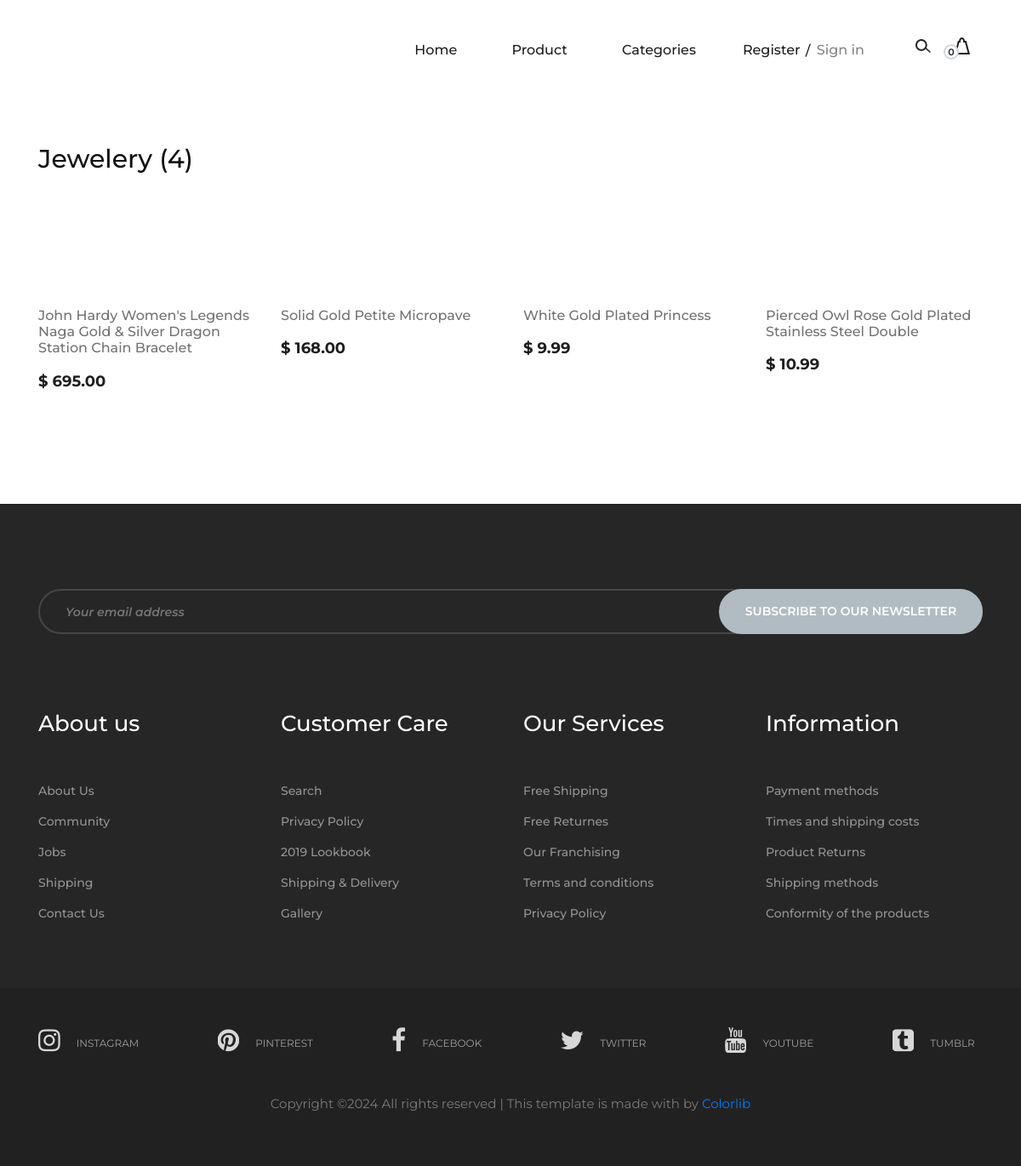
The page /category_details/jewelery/ on the database its author committed.
### product/models.py (models this page shows, shortened)
class Category(models.Model):
    title = models.CharField(max_length=150, unique=True)
    slug = models.SlugField(unique=True, max_length=150)
    featured = models.BooleanField(default=False)
    created_date = models.DateTimeField(auto_now_add=True)
    class Meta:
        ordering = ['title']

class Product(models.Model):
    category = models.ForeignKey(Category, related_name='products', on_delete=models.CASCADE)
    title = models.CharField(max_length=250, unique=True)
    slug = models.SlugField(unique=True, max_length=250)
    featured = models.BooleanField(default=False)
    price = models.DecimalField(max_digits=8, decimal_places=2)
    thumbnail = models.URLField()
    description = models.TextField(null=True, blank=True, default='N/A')
    in_stock = models.BooleanField(default=True)
    created_date = models.DateTimeField(auto_now_add=True)
    updated_date = models.DateTimeField(auto_now=True)
    class Meta:
        ordering = ['id']

### product/views.py (the view)
# urls.py: path('category_details/<str:slug>/',CategorDetails.as_view(), name='category_details'),
class CategorDetails(generic.DetailView):
    model = Category
    template_name = 'product/category_details.html'
    slug_url_kwarg = 'slug'
    def get_context_data(self, **kwargs):
        context = super().get_context_data(**kwargs)
        context['products'] = self.get_object().products.all()
        return context

### cart/carts.py (called while the page is built)
    def __len__(self):
        return len(self.cart)

### cart/context_processors.py (called while the page is built)
def cart(request):
    cart = Cart(request)
    if len(list(cart.cart.keys())) < 1:
        try:
            del cart.session[cart.coupon_id]
        except:
            ...
    return {"cart": Cart(request)}

### product/context_professors.py (called while the page is built)
def categories(request):
    return {"categories" : Category.objects.all()}

### templates/product/category_details.html (shortened to what this page needs)
{% extends "../base.html" %}
{% load static %}
{% block content %}
{% if products.count > 0 %}
<section class="page-add">
    <div class="container">
        <div class="row">
            <div class="col-lg-4">
                <div class="page-breadcrumb">
                    <h3>{{category.title|title}} ({{products.count}})</h3>
                </div>
            </div>
        </div>
    </div>
</section>
{% endif %}
<section class="categories-page spad">
    <div class="container">
        {% if products.count > 0 %}
        <div class="row">
            {% for product in products  %}
            <div class="col-lg-3 col-md-6">
                <div class="single-product-item">
                    <a href="{% url 'product_details' product.slug  %}">
                        <figure>
                       </figure>
                    </a>
                    <div class="product-text">
                        <a href="{% url 'product_details' product.slug  %}">
                            <h6>{{product.title|title}}</h6>
                        </a>
                        <p>$ {{product.price}}</p>
                    </div>
                </div>
            </div>
            {% endfor %}
        </div>
        {% else %}
        {% include '../no_result.html' %}
        {% endif %}
    </div>
</section>
{% endblock content %}

### static/css/style.css (style rules this page uses)
html, body { height: 100%; font-family: "Montserrat", sans-serif; -webkit-font-smoothing: antialiased; font-smoothing: antialiased; background: none; }
h1, h2, h3, h4, h5, h6 { margin: 0; color: #111111; font-weight: 500; font-family: "Montserrat", sans-serif; }
h3 { font-size: 30px; }
h6 { font-size: 16px; }
p { font-size: 15px; color: #7b7b7b; font-weight: 400; line-height: 1.6; font-family: "Montserrat", sans-serif; margin: 0 0 15px 0; }
.spad { padding-top: 100px; padding-bottom: 100px; }
.single-product-item { margin-bottom: 30px; }
.single-product-item figure { margin-bottom: 40px; position: relative; overflow: hidden; }
.single-product-item .product-text { text-align: center; }
.single-product-item .product-text h6 { color: #727272; margin-bottom: 15px; }
.single-product-item .product-text p { color: #1e1e1e; font-size: 18px; font-weight: 700; margin-bottom: 0; }
.page-add { padding-top: 31px; margin-bottom: 92px; }
.page-add .page-breadcrumb { padding-top: 34px; }
.categories-page { padding-top: 0; }
.categories-page .single-product-item figure { position: relative; z-index: 1; }
.categories-page .single-product-item figure:after { position: absolute; left: 0; top: 0; height: 100%; width: 100%; background: #000000; content: ""; opacity: 0; -webkit-transition: all 0.3s; transition: all 0.3s; }
.categories-page .single-product-item .product-text { text-align: left; display: block; }
.categories-page .single-product-item .product-text a { display: block; }

### rows shown on the page
Category: title "Jewelery"
Product: title "John Hardy Women's Legends Naga Gold & Silver Dragon Station Chain Bracelet", price "695.00"
Product: title "Solid Gold Petite Micropave", price "168.00"
Product: title "White Gold Plated Princess", price "9.99"
Product: title "Pierced Owl Rose Gold Plated Stainless Steel Double", price "10.99"

### other values the page prints
{{ cart|length }} "0"
{{ products.count }} "4"
